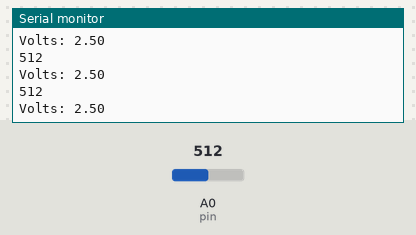
Simulated run of this sketch. Board: Arduino Uno, built with avr-gcc and run on an emulated ATmega328P. Shown: the last lines printed to the serial monitor. Inputs (shaded band) come from the test bench; at power-on: A0 (pin) = 512.

Above: at 1.2 s.
1.3 s: A0 (pin) set to 716
At 1.72 s:
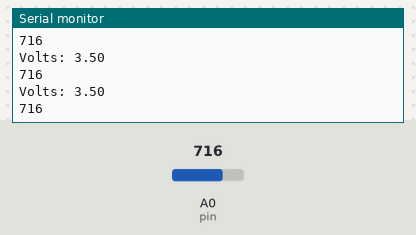
2.8 s: A0 (pin) set to 900
At 2.83 s:
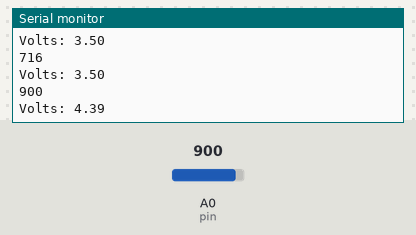
Timing chart, 0 to 5.8 s (numbered marks = the images above; inputs shaded):
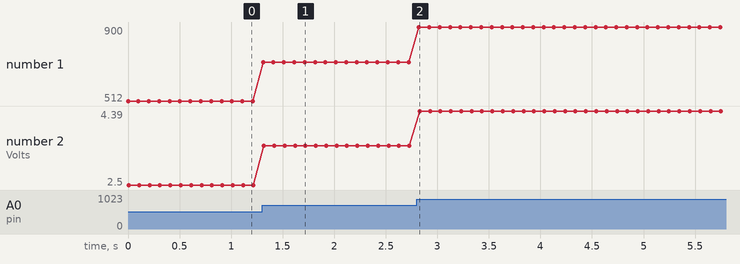

Measured:
- after the input at 1.3 s, the serial monitor: prints a new line at once (image 1)
- after the input at 2.8 s, the serial monitor: prints a new line at once (image 2)
- plotted number 1: 512 → 716 after the input at 1.3 s, 716 → 900 after the input at 2.8 s
- plotted number 2: 2.5 → 3.5 after the input at 1.3 s, 3.5 → 4.39 after the input at 2.8 s

The sketch:

sketch_checking_volts.ino
```cpp
constexpr int pin = A0;


void setup() {
  Serial.begin(9600);
  pinMode(pin, INPUT);
}

void loop() {
  int sensorADC = analogRead(pin);
  float sensorData = (sensorADC * 5.0) / 1024.0;
  Serial.println(sensorADC);
  Serial.println("");
  Serial.print("Volts: ");
  Serial.println(sensorData);
  delay(100);
}
```
